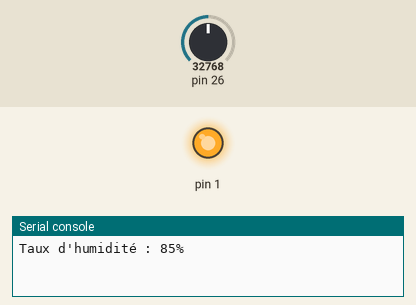
This program was run on a simulated MicroPython board. Parts: output pins drawn as LEDs (lit = HIGH), the last lines printed to the serial console. Inputs (shaded band) come from the test bench; at power-on: pin 26 = 32768 (analog values on the 0–65535 scale).

Above: at 1.2 s.
1.3 s: pin 26 set to 41792
4.0 s: pin 26 set to 42880
At 5.1 s:
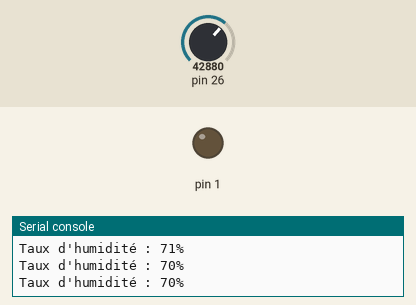
6.7 s: pin 26 set to 32767
At 7.4 s:
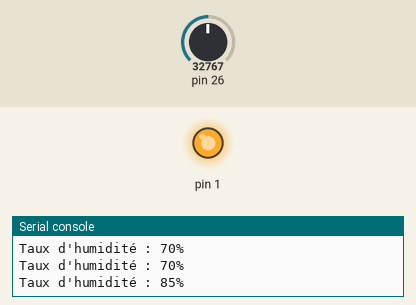
9.4 s: pin 26 set to 45874
At 11.7 s:
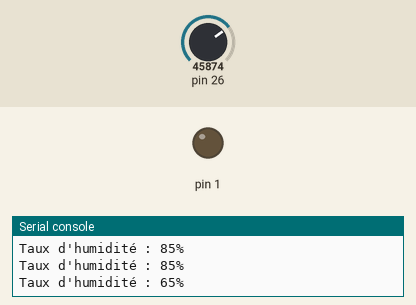
Timing chart, 0 to 13.2 s (numbered marks = the images above; inputs shaded):
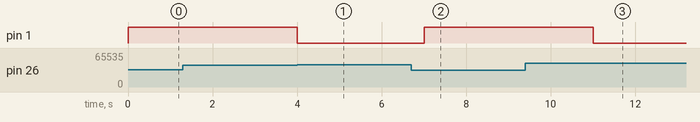

The program:

main.py
```python
from capteur import Sensor
from pompe import Pump
from time import sleep

sensor = Sensor(26, 70)
pump = Pump(1)

while True:

    if sensor.is_water_detected():
        pump.off()
        sleep(2)
    else:
        pump.on()
        sleep(1)
```

capteur.py
```python
from machine import Pin, ADC

MAX_ACD_VALUE = 65535
CONVERSION_FACTOR = 100 / MAX_ACD_VALUE

class Sensor:

    __adc__: ADC

    __threshold__: int

    def __init__(self, pin: int, limite: int):
        self.__adc__ = ADC(Pin(pin))
        self.__threshold__ = limite

    def read(self) -> int:
        return round(135 - (self.__adc__.read_u16() * CONVERSION_FACTOR))

    def is_water_detected(self) -> bool:
        moisture = self.read()
        print(f"Taux d'humidité : {moisture}%")
        return moisture > self.__threshold__
```

pompe.py
```python
from machine import Pin, PWM

MAX_PWM_DUTY = 65535
MIN_PWM_DUTY = 0
PWM_FREQ = 1000

class Pump:

    __pwm__: PWM

    def __init__(self, pin: int):
        self.__pwm__ = PWM(Pin(pin))
        self.__pwm__.freq(PWM_FREQ)
        self.off()

    def on(self):
        self.__pwm__.duty_u16(MIN_PWM_DUTY)

    def off(self):
        self.__pwm__.duty_u16(MAX_PWM_DUTY)
```

Measured:
- the behaviour switches between 42256 and 42272 on pin 26 (found by bisection; images 0 and 1)
- after the input at 4.0 s, pin 1: HIGH → LOW at once
- after the input at 6.7 s, pin 1: LOW → HIGH after 0.30 s
- after the input at 9.4 s, pin 1: HIGH → LOW after 1.6 s
